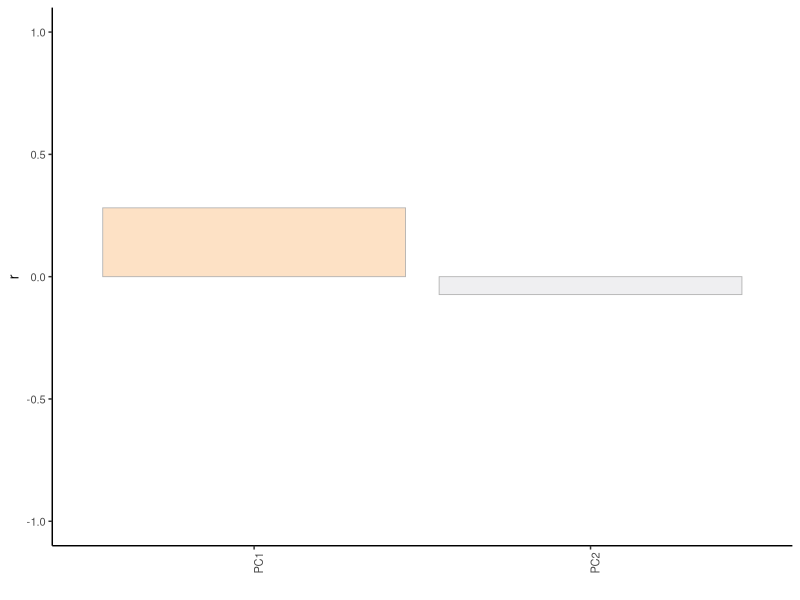

Generate this figure with R: (Note: this script raises an error after producing the figure.)
rm(list = ls())

library(tidyverse)
library(tidytext)
library(svglite)

set.seed(42)

# load imputed values
imp = as.matrix(read.csv("data/imputed_missing_values/imputed_residence_times_fastSitesExcluded.csv") %>% 
                  column_to_rownames(var = "X"))

# upload synthesis rates
synthesis = read.csv("data/synthesisRates.csv")



# PCA of genes
genePCA = function(inputData, scaled = TRUE){
  if (scaled == TRUE){
    pca = prcomp(inputData, scale. = TRUE)
  } else {
    pca = prcomp(inputData, scale. = FALSE)
  }
  
  variance = round((pca$sdev^2 / sum(pca$sdev^2))*100, digits = 2)
  PCA_out = as.data.frame(pca$x) %>% 
    rownames_to_column(var = "gene")
  
  output = list(PCA_out = PCA_out, variance = variance)
  
  return(output)
}

# a) PCA ofimputed observations
output = genePCA(inputData = imp, scaled = TRUE)
output$variance


corData = output$PCA_out %>% 
  inner_join(synthesis) %>% 
  pivot_longer(cols = PC1:PC5, names_to = "PC", values_to = "PC_value") %>% 
  group_by(PC) %>% 
  summarise(corVal = cor(PC_value, synthesis_perCell_perMin)) %>% 
  drop_na()

p = ggplot(corData %>% dplyr::filter(PC %in% c("PC1", "PC2")), aes(x = PC, y = corVal, fill = corVal))
p + geom_bar(stat = "identity", color = "grey70", lwd = 0.3) +
  theme_classic() +
  theme(panel.background = element_rect(fill = "transparent"), # bg of the panel
        plot.background = element_rect(fill = "transparent", color = NA),
        text = element_text(size=10), legend.position = "none",
        axis.text.x = element_text(angle = 90, hjust = 1)) + 
  #guides(fill="none", color = "none") +
  ylab("r") +
  xlab("")  +
  scale_fill_gradientn(colors = c("#32384D", "white","#E29930"), 
                       limits= c(-1,1)) +
  ylim(-1, 1)
ggsave("figures/panels/figSb/cor_PC_genes_with_SynthesisRate_withoutFastSites.pdf", width = 2.3, height = 3.6, units = "cm")
